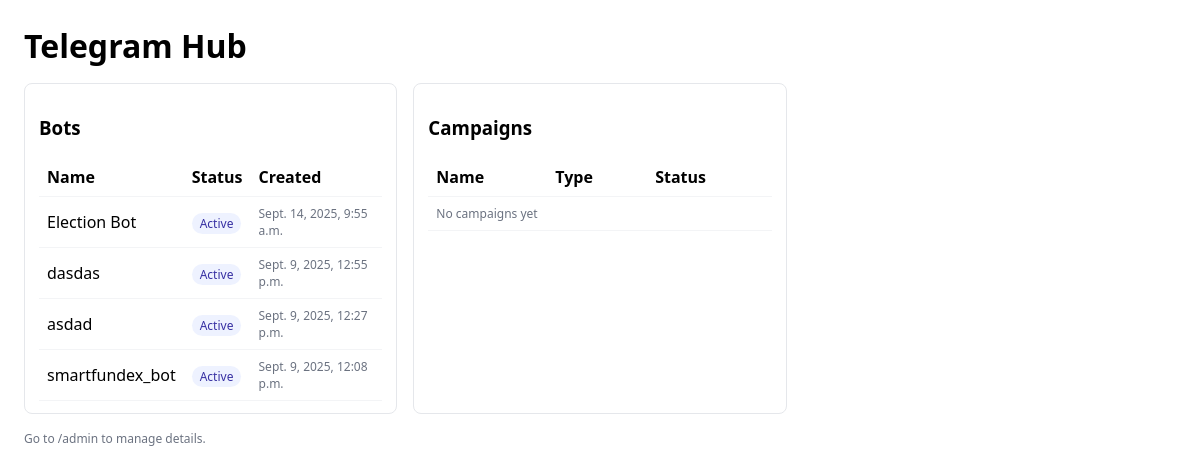
Before: /hub/ with the older database file.
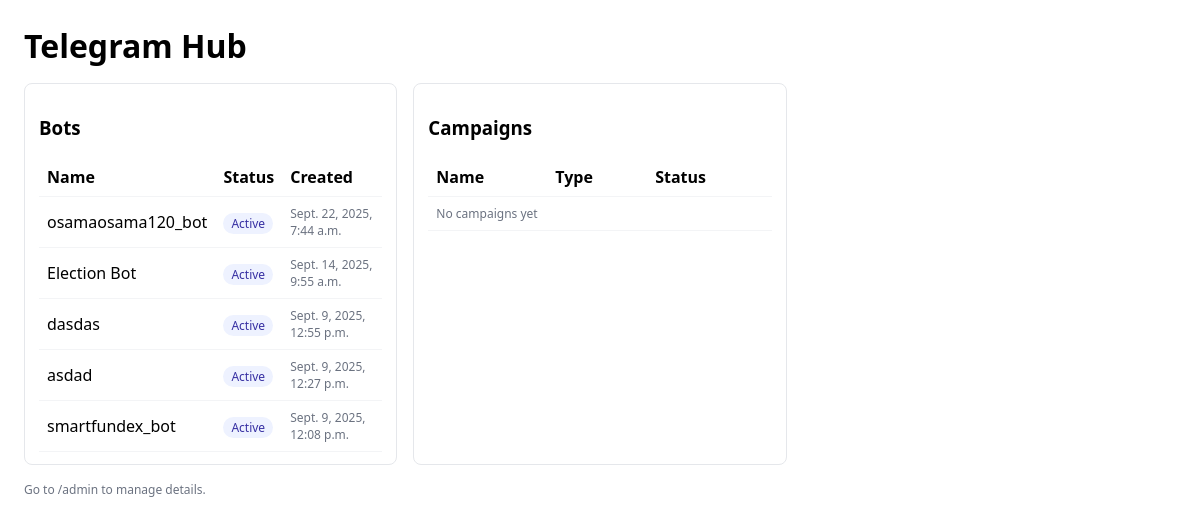
After: the same page with the newer database file.
### hub/models.py (models this page shows, shortened)
class Bot(models.Model):
    name = models.CharField(max_length=150)
    token = models.CharField(max_length=200, unique=True)
    is_active = models.BooleanField(default=False)
    created_at = models.DateTimeField(auto_now_add=True)
    admin_chat_id = models.BigIntegerField(blank=True, null=True)
    description = models.TextField(blank=True, null=True)
    image_url = models.URLField(blank=True, null=True)
    bot_link = models.URLField(blank=True, null=True, help_text="Direct link to the Telegram bot (e.g., https://t.me/your_bot)")

### hub/views.py (the view)
# urls.py: path('', dashboard, name='hub_dashboard'),
def dashboard(request: HttpRequest) -> HttpResponse:
    bots = Bot.objects.order_by('-created_at')[:50]
    campaigns = Campaign.objects.order_by('-created_at')[:50]
    context = {
        'bots': bots,
        'campaigns': campaigns,
    }
    return render(request, 'hub/dashboard.html', context)

### hub/templates/hub/dashboard.html (shortened to what this page needs)
<!DOCTYPE html>
<html>
<head>
</head>
<body>
    <h1>Telegram Hub</h1>
    <div class="grid">
        <div class="card">
            <h3>Bots</h3>
            <table>
                <thead>
                    <tr>
                        <th>Name</th>
                        <th>Status</th>
                        <th>Created</th>
                    </tr>
                </thead>
                <tbody>
                    {% for bot in bots %}
                    <tr>
                        <td>{{ bot.name }}</td>
                        <td>
                            {% if bot.is_active %}
                                <span class="pill">Active</span>
                            {% else %}
                                <span class="pill red">Stopped</span>
                            {% endif %}
                        </td>
                        <td class="muted">{{ bot.created_at }}</td>
                    </tr>
                    {% empty %}
                    <tr><td colspan="3" class="muted">No bots yet</td></tr>
                    {% endfor %}
                </tbody>
            </table>
        </div>
        <div class="card">
            <h3>Campaigns</h3>
            <table>
                <thead>
                    <tr>
                        <th>Name</th>
                        <th>Type</th>
                        <th>Status</th>
                    </tr>
                </thead>
                <tbody>
                    {% for c in campaigns %}
                    <tr>
                        <td>{{ c.name }}</td>
                        <td class="muted">{{ c.get_campaign_type_display }}</td>
                        <td>{{ c.get_status_display }}</td>
                    </tr>
                    {% empty %}
                    <tr><td colspan="3" class="muted">No campaigns yet</td></tr>
                    {% endfor %}
                </tbody>
            </table>
        </div>
    </div>
    <p class="muted" style="margin-top:16px">Go to /admin to manage details.</p>
</body>
</html>

Changed rows visible on the page:
added Bot: name "osamaosama120_bot", is_active "Active", created_at "Sept. 22, 2025, 7:44 a.m."
